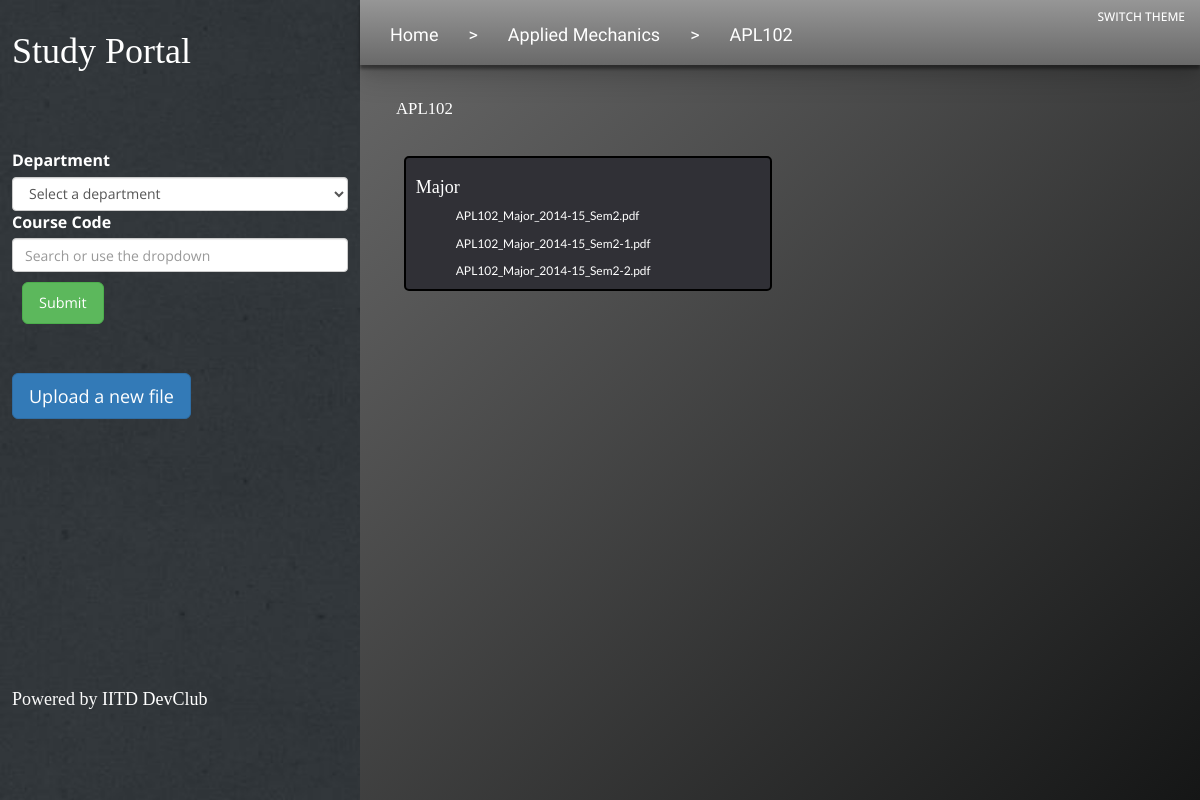
/studapp/view/?department=8&course_code=APL102, run on the app's committed database.
### studapp/models.py (models this page shows, shortened)
class Course_code(models.Model):
	dept=models.ForeignKey(Department,on_delete=models.CASCADE)
	code=models.CharField(max_length=6)#like APL100
	pagehits=models.IntegerField(null=True)

class Department(models.Model):
	dept=models.CharField(max_length=50)
	code=models.CharField(max_length=3)

class Major(models.Model):
	course=models.ForeignKey(Course_code,on_delete=models.CASCADE)
	paper = models.FileField()
	def checkEmpty(self):
                return True

### studapp/views.py (the view)
def display(request):
	all_departments=Department.objects.order_by('dept')
	all_courses=Course_code.objects.order_by('code')
	department_id=request.GET.get('department','None')
	try:
		course_code_id=Course_code.objects.get(code=request.GET.get('course_code','None').upper()).id
	except:
		course_code_id='0'
	if department_id=='0' and course_code_id=='0':
		return render(request,'studapp/index.html',{'departments':all_departments,'courses':all_courses})
	elif course_code_id=='0':
		dept=Department.objects.get(pk=department_id)
		return render(request,'studapp/get_course_codes.html',{'department':dept,'departments':all_departments,'courses':all_courses})
	else:
		course=Course_code.objects.get(pk=course_code_id)
		return track_hits(request,'studapp/get_papers.html',{'course':course,'departments':all_departments,'courses':all_courses},course)

### studapp/views.py (called while the page is built)
def track_hits(request,template_path,context,co):
        try:
                co.pagehits+=1
        except:
                co.pagehits = 1
        co.save()
        return render(request,template_path,context)

### studapp/templates/studapp/get_papers.html (shortened to what this page needs)
{% extends 'studapp/index.html' %}
{% load static %}
{% block navbar %}
<nav class="navbar navbar-inverse" style="position:fixed;top:0px;width:70vw;border-radius:0px;left:30vw;">
  <div class="container-fluid">
    <ol class="nav navbar-nav" style='font-size:1.5vw;padding-bottom: 5px; display: inline-block;float: left;'>
      <li style="display: inline-block;"><a href="/studapp/">Home</a></li>
<li style="pointer-events: none;cursor: default; display: inline-block;" class='nav_li'><a href="/studapp/">></a></li>
<li style="display: inline-block;"><a href="?department={{course.dept.id}}&course_code=0">{{course.dept.dept}}</a></li>
<li style="pointer-events: none;cursor: default;display: inline-block;" class='nav_li'><a href="/studapp/">></a></li>
  <li class='nav_li' style="display: inline-block;"><a href="?department={{course.dept.id}}&course_code={{course.code}}">{{course.code}}</a></li>
    </ol>
    <a style="text-decoration:none; float:right;" href="/studapp/light/"><h4 style="color:white;font-size:1vw; ">SWITCH THEME</h4></a>
  </div>
</nav>
{% endblock %}
{% block content %}
<h2 id='code'>{{ course.code }}</h2>
<br />
<span id='papers'>
<div style="width: 50%; margin: 0px; display: inline-block; float: left;">
{% if course.major_set.first.checkEmpty %}
<div class="section">
<h3>Major</h3>
<ul>
{% for exam in course.major_set.all %}
<li><div class="desc"><a class='p' href={{exam.paper.url}}>{{exam.paper}}</a><div class="description">{{exam.description}}</div></div></li>
{% endfor %}
</ul>
</div>
{% endif %}
</div>
</span>
{% endblock %}

### studapp/static/studapp/style.css (style rules this page uses)
* { box-sizing: border-box; }
body { margin: 0; padding:0; }
a { color: White; text-decoration: none; }
h1,h2 { color: white; font-family: 'Slabo 27px', serif; }
h2 { font-size: 1.4vw; }
h3 { font-size: 1.2vw; width: 300px; color: #fff; font-family: 'Slabo 27px', serif; }
.p { color: Black; font-family: Lato; }
html { background: rgb(244, 246, 246); }
body { font-family: 'Open Sans', sans-serif; font-size: 1vw; font-weight: 400; }
li { display: block; margin: 10px 0 0 0; }
.section { width: 96%; margin: 10px 2%; padding: 0px 10px; float: left; background-color: #303036; display: block; border: 2px solid #000; border-radius: 5px; }
.section h3 { color: white; font-size: 1.5em; }
.section a { color: white; }
.navbar-inverse .navbar-nav > li > a { color : white !important; font-family: 'Poiret One', cursive; }
.navbar-inverse { border: none; box-shadow: 0px 4px 3px rgba(0,0,0,0.4), 0px 8px 13px rgba(0,0,0,0.1), 0px 18px 23px rgba(0,0,0,0.1); background: #f2f2f2; background: -webkit-linear-gradient(#969696, dimgray); background: -o-linear-gradient(#969696,dimgray); background: -moz-linear-gradient(#969696, dimgray); background: linear-gradient(#969696, dimgray); }

### data on the page
Course_code: dept.dept "Applied Mechanics", code "APL102"
Major: paper "APL102_Major_2014-15_Sem2.pdf"
Major: paper "APL102_Major_2014-15_Sem2-1.pdf"
Major: paper "APL102_Major_2014-15_Sem2-2.pdf"
